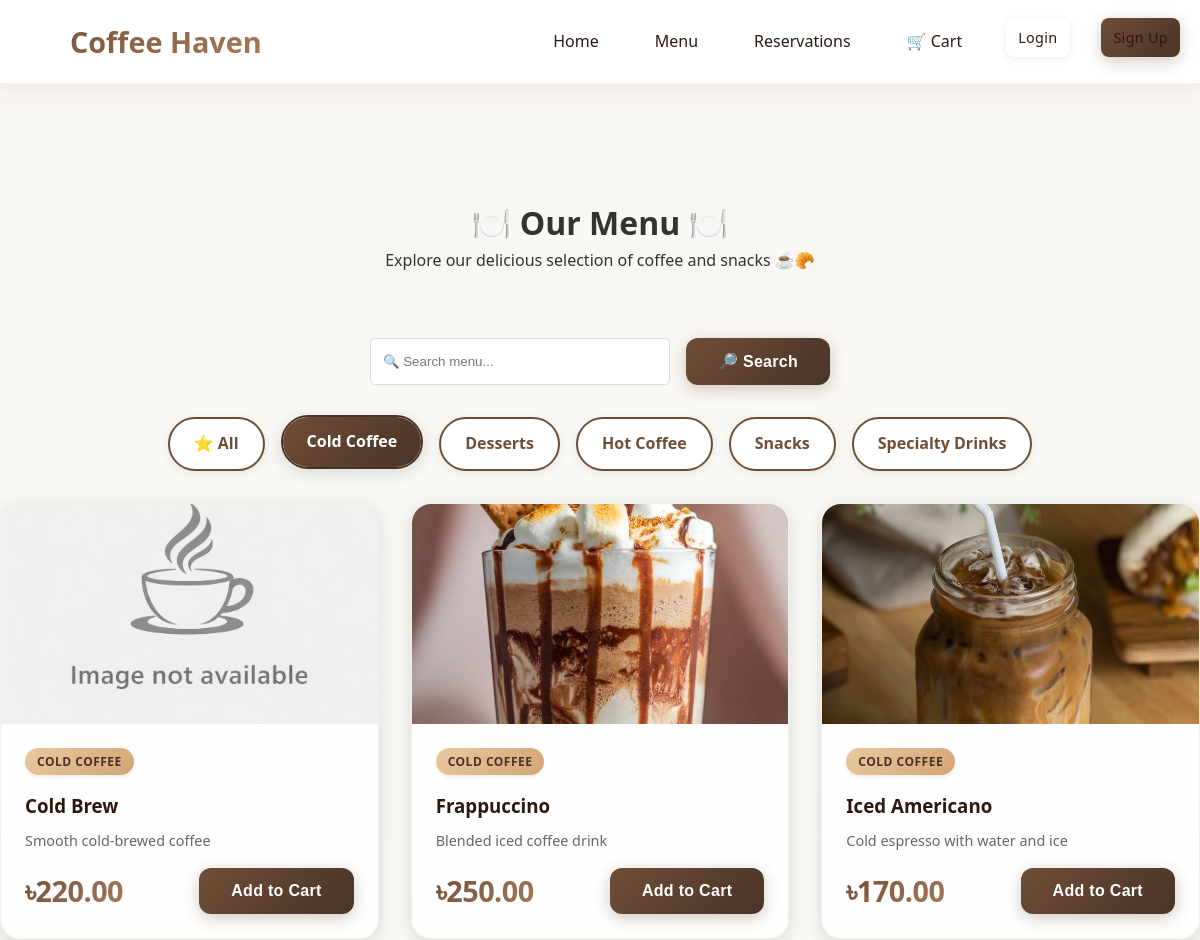
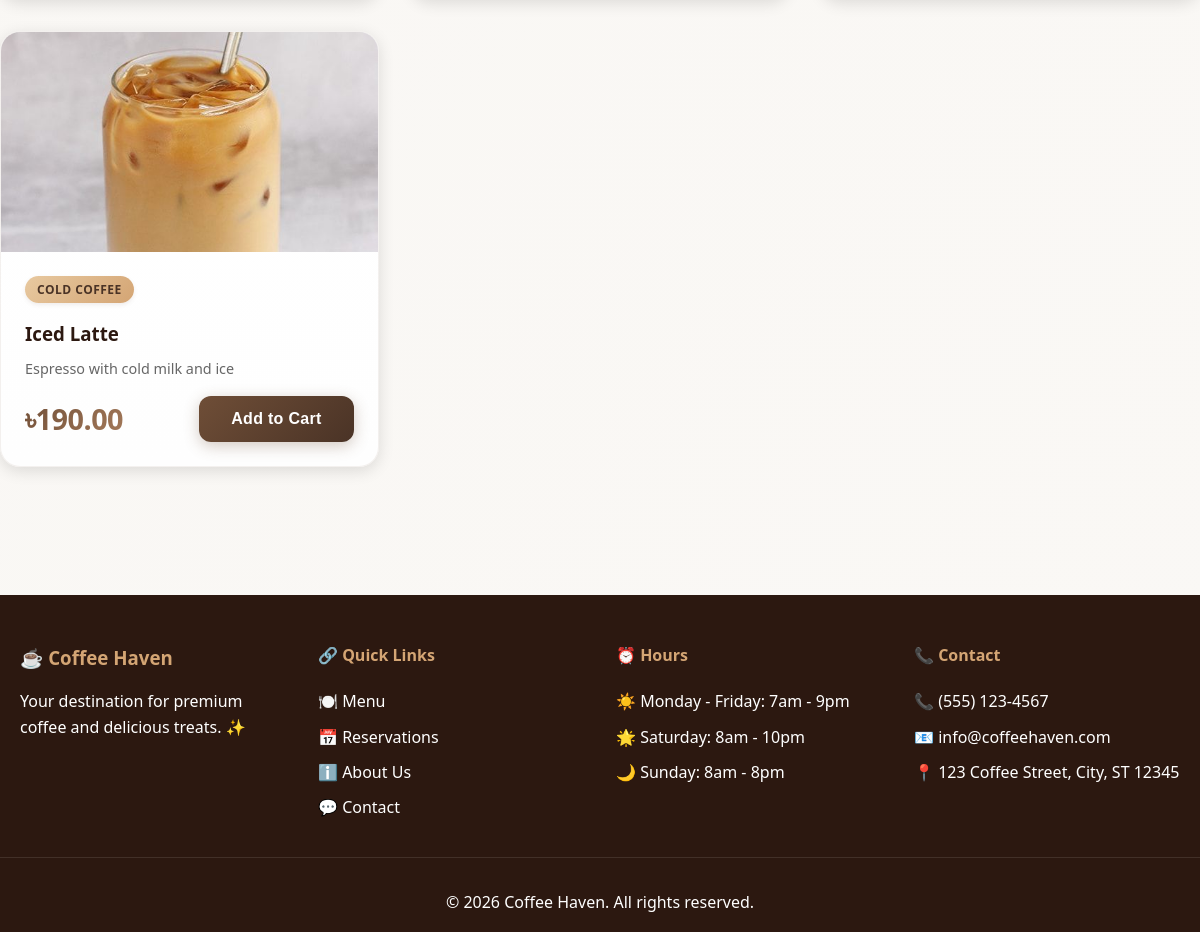
/menu.php?category=2, run on the app's committed database (2 pictures, top to bottom).
### tables this page shows
CREATE TABLE IF NOT EXISTS categories (
    id INT PRIMARY KEY AUTO_INCREMENT,
    name VARCHAR(50) NOT NULL,
    description TEXT,
    image VARCHAR(255)
);

CREATE TABLE IF NOT EXISTS products (
    id INT PRIMARY KEY AUTO_INCREMENT,
    name VARCHAR(100) NOT NULL,
    description TEXT,
    price DECIMAL(10, 2) NOT NULL,
    category_id INT,
    image VARCHAR(255),
    stock INT DEFAULT 0,
    is_available BOOLEAN DEFAULT TRUE,
    created_at TIMESTAMP DEFAULT CURRENT_TIMESTAMP,
    FOREIGN KEY (category_id) REFERENCES categories(id) ON DELETE SET NULL
);

### includes/functions.php (called while the page is built, shortened)
<?php
function format_price($price) {
    return CURRENCY . number_format($price, 2);
}
?>

### menu.php (the view, shortened to what this page needs)
<?php
require_once 'includes/functions.php';
$conn = getDBConnection();
$categories_result = $conn->query("SELECT * FROM categories ORDER BY name");
$category_filter = isset($_GET['category']) ? (int)$_GET['category'] : 0;
$search = isset($_GET['search']) ? sanitize_input($_GET['search']) : '';
$query = "SELECT p.*, c.name as category_name FROM products p
          LEFT JOIN categories c ON p.category_id = c.id
          WHERE p.is_available = 1";
if ($category_filter > 0) {
    $query .= " AND p.category_id = " . $category_filter;
}
$query .= " ORDER BY p.name";
$products_result = $conn->query($query);
?>
<!DOCTYPE html>
<html lang="en">
<head>
    <link rel="stylesheet" href="assets/css/style.css">
</head>
<body>
    <?php include 'includes/header.php'; ?>
    <div class="menu-container">
        <div class="menu-header">
            <h1>🍽️ Our Menu 🍽️</h1>
            <p>Explore our delicious selection of coffee and snacks ☕🥐</p>
        </div>
        <div class="menu-filters">
            <form method="GET" class="search-form">
                <input type="text" name="search" placeholder="🔍 Search menu..." value="<?php echo htmlspecialchars($search); ?>">
                <button type="submit" class="btn btn-primary">🔎 Search</button>
            </form>
            <div class="category-filters">
                <a href="menu.php" class="filter-btn <?php echo $category_filter == 0 ? 'active' : ''; ?>">⭐ All</a>
                <?php while ($category = $categories_result->fetch_assoc()): ?>
                    <a href="menu.php?category=<?php echo $category['id']; ?>"
                       class="filter-btn <?php echo $category_filter == $category['id'] ? 'active' : ''; ?>">
                        <?php echo htmlspecialchars($category['name']); ?>
                    </a>
                <?php endwhile; ?>
            </div>
        </div>
        <div class="products-grid">
            <?php if ($products_result->num_rows > 0): ?>
                <?php while ($product = $products_result->fetch_assoc()): ?>
                    <div class="product-card">
                        <div class="product-image">
                            <img src="assets/images/products/<?php echo htmlspecialchars($product['image']); ?>"
                                 alt="<?php echo htmlspecialchars($product['name']); ?>"
                                 onerror="this.src='assets/images/placeholder.png'">
                        </div>
                        <div class="product-info">
                            <span class="product-category"><?php echo htmlspecialchars($product['category_name']); ?></span>
                            <h3><?php echo htmlspecialchars($product['name']); ?></h3>
                            <p><?php echo htmlspecialchars($product['description']); ?></p>
                            <div class="product-footer">
                                <span class="price"><?php echo format_price($product['price']); ?></span>
                                <form method="POST" action="cart.php" class="add-to-cart-form">
                                    <button type="submit" class="btn btn-primary">Add to Cart</button>
                                </form>
                            </div>
                        </div>
                    </div>
                <?php endwhile; ?>
            <?php else: ?>
                <p class="no-products">No products found.</p>
            <?php endif; ?>
        </div>
    </div>
    <?php
    include 'includes/footer.php';
    ?>
</body>
</html>

### data on the page
categories: name "Cold Coffee"
categories: name "Desserts"
categories: name "Hot Coffee"
categories: name "Snacks"
categories: name "Specialty Drinks"
products: shows a picture, category.name "COLD COFFEE", name "Cold Brew", description "Smooth cold-brewed coffee", price "৳220.00"
products: image (picture), category.name "COLD COFFEE", name "Frappuccino", description "Blended iced coffee drink", price "৳250.00"
products: image (picture), category.name "COLD COFFEE", name "Iced Americano", description "Cold espresso with water and ice", price "৳170.00"
products: image (picture), category.name "COLD COFFEE", name "Iced Latte", description "Espresso with cold milk and ice", price "৳190.00"

### other printed values
SITE_NAME "Coffee Haven"
